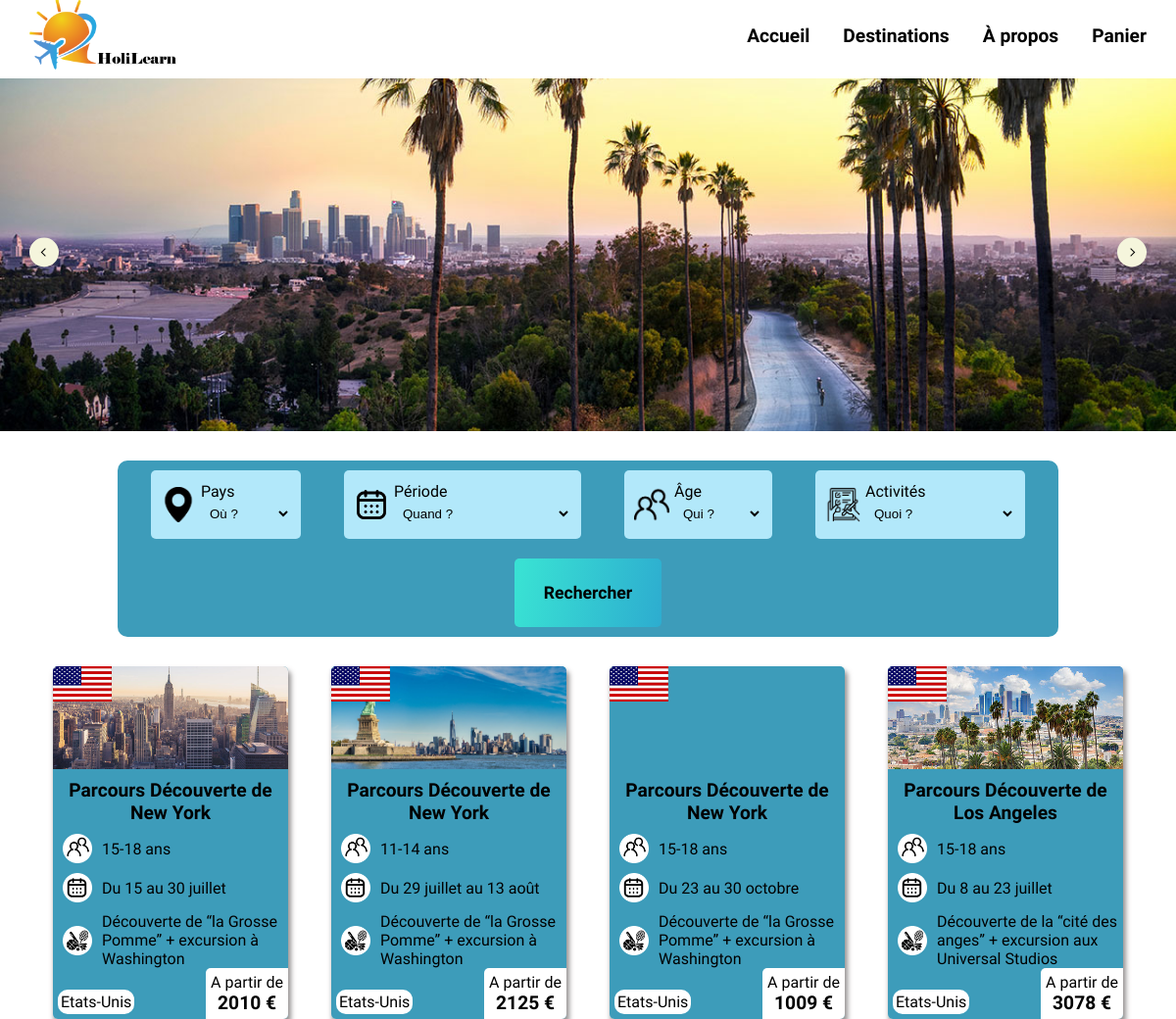
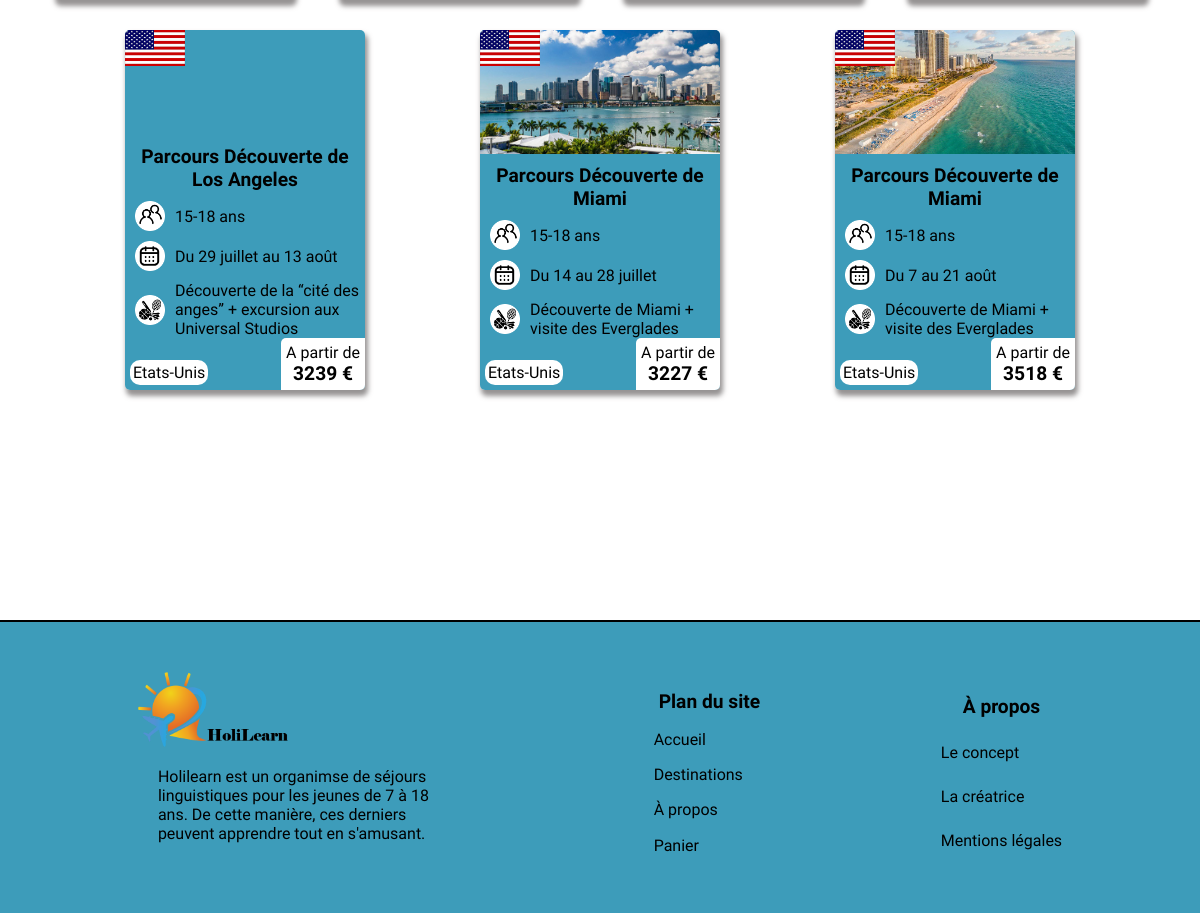
Page /all_dest.php?pays=Etats-Unis on the committed database (2 pictures, top to bottom).
### tables this page shows
CREATE TABLE `destination` (
  `id` int(11) NOT NULL,
  `nom_parcours` varchar(100) NOT NULL,
  `type_parcours` varchar(50) NOT NULL,
  `pays` varchar(30) NOT NULL,
  `drapeau_pays` varchar(30) NOT NULL,
  `age_dest` varchar(10) NOT NULL,
  `periode` varchar(30) NOT NULL,
  `descriptif_dest` text NOT NULL,
  `prix` int(11) NOT NULL,
  `lieu_hebergement` varchar(100) NOT NULL,
  `image1` varchar(50) NOT NULL,
  `image2` varchar(50) NOT NULL,
  `image3` varchar(50) NOT NULL,
  `image4` varchar(50) NOT NULL,
  `activites` varchar(300) NOT NULL,
  `visites` varchar(300) NOT NULL,
  `soirees` varchar(300) NOT NULL,
  `date_modif` timestamp NOT NULL DEFAULT current_timestamp() ON UPDATE current_timestamp(),
  `vacances` varchar(50) NOT NULL,
  `img_card` varchar(50) NOT NULL,
  `resume_act` varchar(100) NOT NULL
);

### all_dest.php (the view, shortened to what this page needs)
<?php
include("connexion.php");
$requete = "SELECT * FROM destination";
$compoRequete = "";
if (!empty($_GET)) {
    foreach ($_GET as $param => $value) {
        if (!empty($value)) {
            $compoRequete .= " AND $param LIKE '$value'";
        }
    }
    if ($compoRequete != "") {
        $compoRequete = substr_replace($compoRequete, " WHERE", 0, 4);
    }
    $requete .= $compoRequete;
}
$stmt=$db->query($requete);
$result=$stmt-> fetchall(PDO::FETCH_ASSOC);
?>
<!DOCTYPE html>
<html lang="fr">
<head>
    <link rel="stylesheet" href="style.css">
    <link rel="stylesheet" href="slider.css">
</head>
<body>
    <?php include("navbar.php") ?>
    <div class="js-slider presentation_image">
        <div class="js-photos">
            <div class="js-photo reel-slide">
                <img src="img/slider_alldest/la_slider.jpg" alt="">
            </div>
        </div>
        <div class="js-navigation">
            <button class="js-btn-decale-droite">
                <span class="arrow">  <span class='sr-only'>Image suivante</span> </span>
            </button>
            <button class="js-btn-decale-gauche">
                <span class="arrow">  <span class='sr-only'>Image précédente</span></span>
            </button>
        </div>
    </div>
  <?php
    include("search_bar.php");
  ?>
    <div class="cardcontainer">
    <?php
    foreach($result as $row){?>
        <a href="dest.php?dest=<?=$row["id"]?>">
        <div class="card">
          <img src="<?=$row["drapeau_pays"]?>" class="img_drapeau_usa" alt="">
          <div class="img_card" style="background-image:url('<?=$row["img_card"]?>')"></div>
          <h3><?=$row["nom_parcours"]?></h3>
          <div class="people">
            <img src="img/people2.png" width="30px" alt="">
            <p><?=$row["age_dest"]?></p>
          </div>
          <div class="calendar">
            <img src="img/calendar2.png" width="30px" alt="">
            <p><?=$row["periode"]?></p>
          </div>
          <div class="activities_logo">
            <img src="img/activities3.png" width="30px" alt="">
            <p><?=$row["resume_act"]?></p>
          </div>
          <div class="bloc_pays_et_prix">
            <p class="pays"><?=$row["pays"]?></p>
            <div class="bloc_prix">
              <p>A partir de </p>
              <p class="prix"><?=$row["prix"]?> €</p>
            </div>
        </div>
        </div>
        </a>
    <?php
    }
    ?>
    </div>
    <footer>
      <section class="explications_proj">
        <img src="img/holilearnlogo_text.png" alt="">
        <p>Holilearn est un organimse de séjours linguistiques pour les jeunes de 7 à 18 ans. De cette manière, ces derniers peuvent apprendre tout en s'amusant.</p>
      </section>
      <section class="plan_site">
        <h3>Plan du site</h3>
        <a href="index.php">Accueil</a>
        <a href="destinations.php">Destinations</a>
        <a href="about.php">À propos</a>
        <a href="panier.php">Panier</a>
      </section>
      <section class="about">
        <h3>À propos</h3>
        <a href="about.php#concept">Le concept</a>
        <a href="about.php#creatrice">La créatrice</a>
        <a href="about.php#mention_legale">Mentions légales</a>
      </section>
    </footer>
</body>
</html>

### style.css (style rules this page uses)
*, *::after, *::before { box-sizing: border-box; scroll-behavior: smooth; margin: 0; padding: 0; }
body { font-family: 'Elsie', cursive, sans-serif; }
.cardcontainer { display: flex; flex-wrap: wrap; justify-content: space-evenly; margin-top: 30px; margin-left: 10px; margin-right: 10px; }
.cardcontainer a { text-decoration: none; color: black; }
.card { display: flex; flex-direction: column; width: 20vw; border-radius:5px; background-color: rgba(22, 136, 172, 0.83); height: 30vw; margin-bottom: 30px; position: relative; box-shadow: 2px 5px 5px 1px rgba(115,111,111,0.75); }
.img_drapeau_usa { border-top-left-radius: 5px; z-index:10; width:5vw; height: 3vw; position: absolute; top:0px; left: 0px; }
.img_card { background-size: cover; background-position: center; background-repeat: no-repeat; border-top-left-radius: 5px; border-top-right-radius: 5px; z-index: 6; width:20vw; height: 20vw; }
h3 { font-size: 1.2rem; text-align: center; padding-top: 10px; padding-left: 5px; padding-right: 5px; }
.people { display: flex; align-items: center; margin-left: 10px; margin-top: 10px; }
.people p { margin-left: 10px; }
.calendar { display: flex; align-items: center; margin-left: 10px; margin-top: 10px; }
.calendar p { margin-left: 10px; }
.activities_logo { display: flex; align-items: center; margin-left: 10px; margin-top: 10px; }
.activities_logo p { margin-left: 10px; }
.pays { background-color: white; border-radius: 10px; max-width: fit-content; padding: 3px; margin-left: 5px; margin-bottom: 5px; }
.bloc_prix { background-color: white; max-width: fit-content; padding: 5px; border-bottom-right-radius: 5px; border-top-left-radius: 5px; }
.prix { font-weight: bold; font-size: 1.2rem; text-align: center; }
.bloc_pays_et_prix { display: flex; justify-content: space-between; align-items: flex-end; }
footer { display: flex; justify-content: space-around; background-color:#1688acd4; border-top: solid 2px black; margin-top: 200px; padding: 50px; }
footer img { width: 150px; height: 75px; }
footer section { display: flex; flex-direction: column; justify-content: space-around; }
.explications_proj p { max-width: 340px; padding: 20px; }
footer a { text-decoration: none; color:black; }
section h3 { font-size: 1.2rem; }
.presentation_image { width: 100%; height: 30vw; padding-top: 10vh; box-sizing: content-box; }

### slider.css (style rules this page uses)
.js-slider { overflow: hidden; position: relative; }
.js-photos { display: flex; left: -100%; position: relative; transition: left 0.6s ease-out; }
.js-photo { width: 100%; height: 30vw; flex-shrink: 0; position: relative; }
.js-slider img { width: 100%; height: 30vw; object-fit: cover; }
.js-navigation { position: absolute; width: 95%; top: 50%; left: 50%; transform: translate(-50%, -50%); }
.js-btn-decale-droite, .js-btn-decale-gauche { position: absolute; transform: translateY(75%); width: 30px; height: 30px; border-radius: 50%; background-color: beige; display: flex; justify-content: center; align-items: center; border: none; cursor: pointer; }
.js-btn-decale-gauche { left: initial; right: 0; }
.js-slider .arrow { width: 6px; height: 6px; border-top: 1px solid black; border-left: 1px solid black; transform: rotate(-45deg); position: relative; left: 1px; }
.js-btn-decale-gauche .arrow { left: -1px; transform: rotate(135deg); }

### rows in the picture
destination: drapeau_pays (picture), img_card (picture), nom_parcours "Parcours Découverte de New York", age_dest "15-18 ans", periode "Du 15 au 30 juillet", resume_act "Découverte de “la Grosse Pomme” + excursion à Washington", pays "Etats-Unis", prix "2010"
destination: drapeau_pays (picture), img_card (picture), nom_parcours "Parcours Découverte de New York", age_dest "11-14 ans", periode "Du 29 juillet au 13 août", resume_act "Découverte de “la Grosse Pomme” + excursion à Washington", pays "Etats-Unis", prix "2125"
destination: drapeau_pays (picture), nom_parcours "Parcours Découverte de New York", age_dest "15-18 ans", periode "Du 23 au 30 octobre", resume_act "Découverte de “la Grosse Pomme” + excursion à Washington", pays "Etats-Unis", prix "1009"
destination: drapeau_pays (picture), img_card (picture), nom_parcours "Parcours Découverte de Los Angeles", age_dest "15-18 ans", periode "Du 8 au 23 juillet", resume_act "Découverte de la “cité des anges” + excursion aux Universal Studios", pays "Etats-Unis", prix "3078"
destination: drapeau_pays (picture), nom_parcours "Parcours Découverte de Los Angeles", age_dest "15-18 ans", periode "Du 29 juillet au 13 août", resume_act "Découverte de la “cité des anges” + excursion aux Universal Studios", pays "Etats-Unis", prix "3239"
destination: drapeau_pays (picture), img_card (picture), nom_parcours "Parcours Découverte de Miami", age_dest "15-18 ans", periode "Du 14 au 28 juillet", resume_act "Découverte de Miami + visite des Everglades", pays "Etats-Unis", prix "3227"
destination: drapeau_pays (picture), img_card (picture), nom_parcours "Parcours Découverte de Miami", age_dest "15-18 ans", periode "Du 7 au 21 août", resume_act "Découverte de Miami + visite des Everglades", pays "Etats-Unis", prix "3518"
